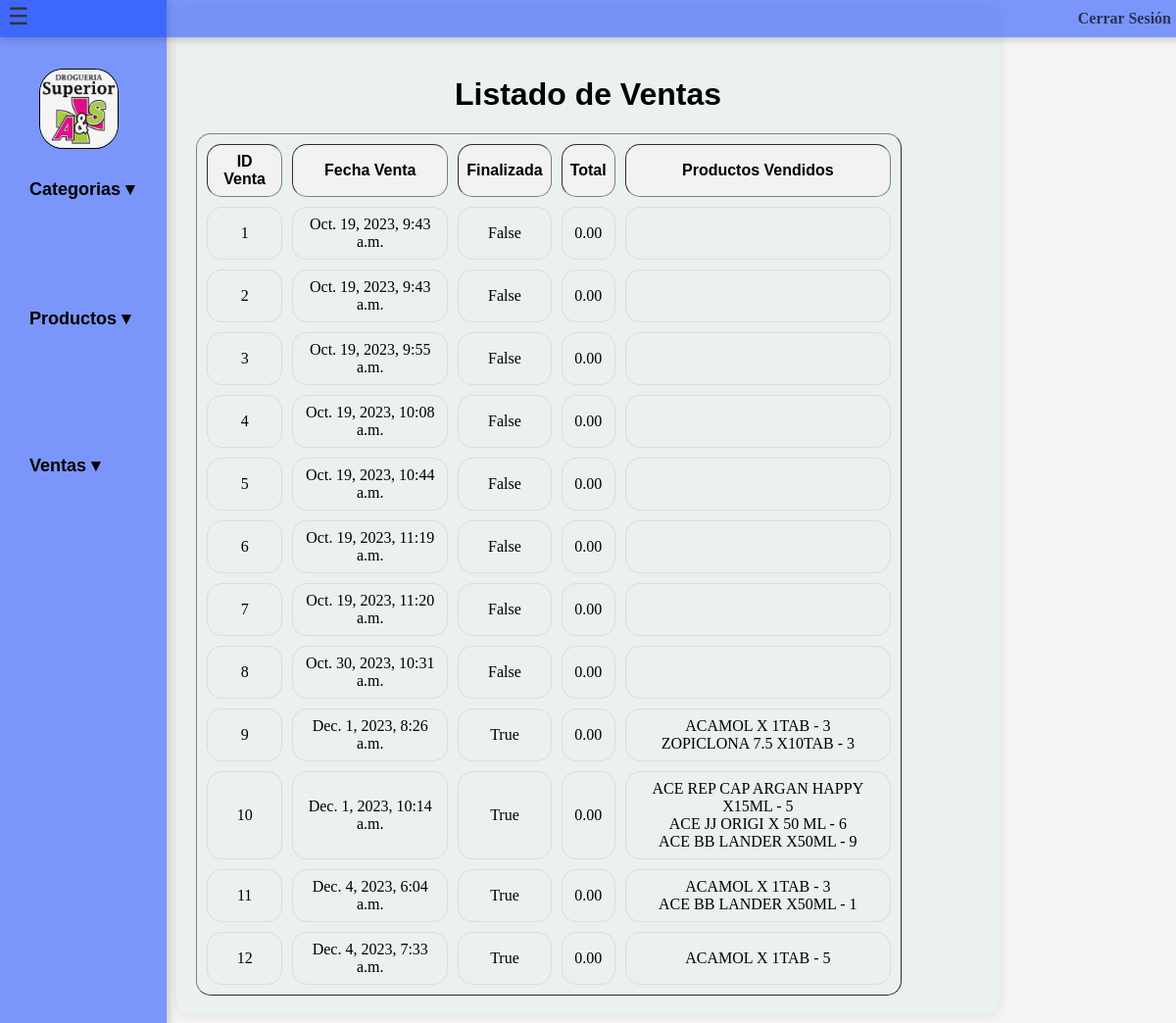
Page /productos/listar_ventas/ on the earlier database version.
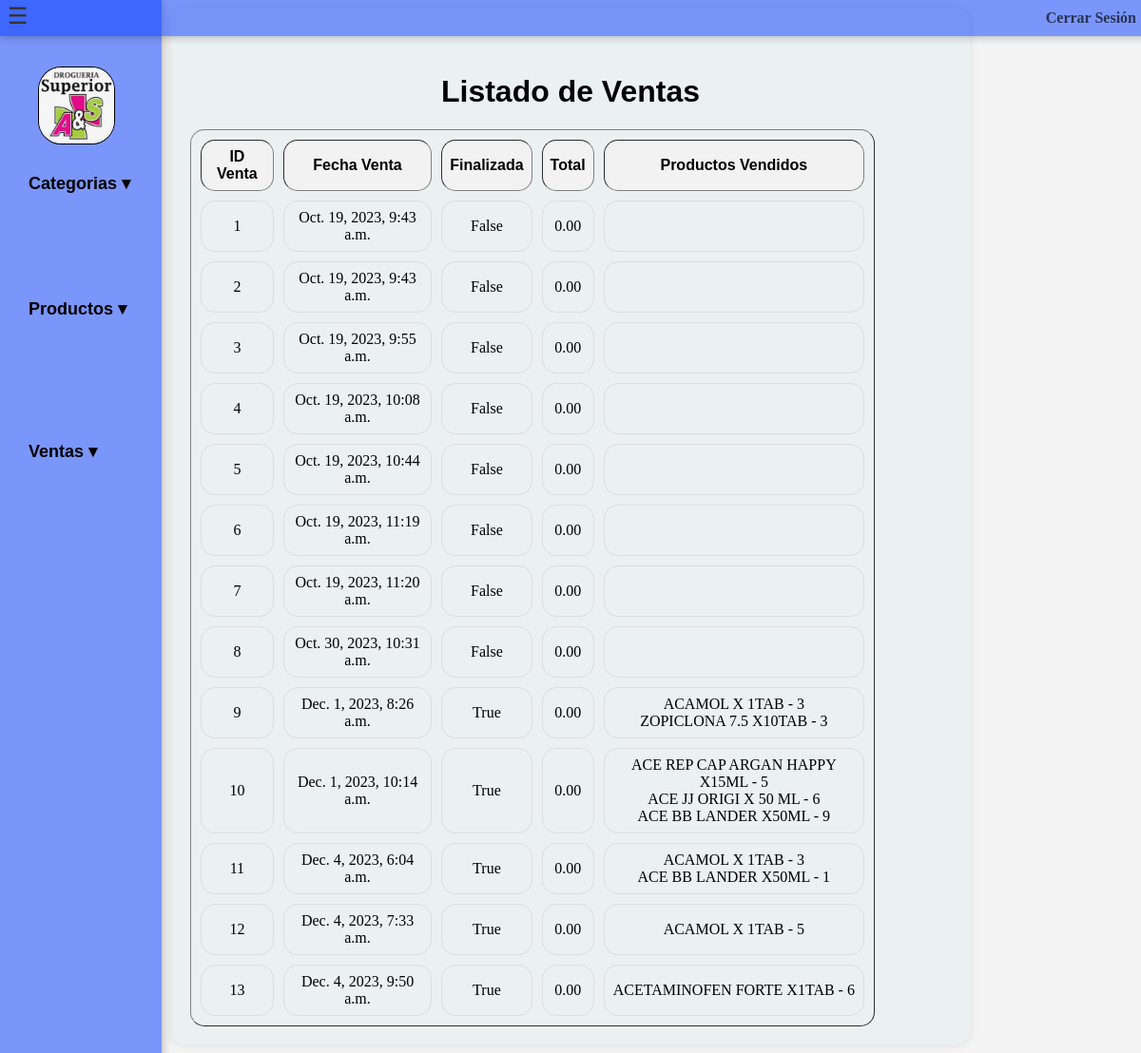
Same page on the later database version.
### productos/models.py (models this page shows, shortened)
class Venta(models.Model):
    id_venta = models.AutoField(primary_key=True)
    fecha_venta = models.DateTimeField(auto_now_add=True)
    finalizada = models.BooleanField(default=False)
    total = models.DecimalField(max_digits=10, decimal_places=2, default=0)
    productos = models.TextField(default="[]")

### productos/views.py (the view)
# urls.py: path('listar_ventas/', listar_ventas, name='listar_ventas'),
def listar_ventas(request):
    ventas = Venta.objects.all()
    listadoVentas = []
    for venta in ventas:
        productos = json.loads(venta.productos)
        listado_productos = []
        for p in productos:
            listado_productos.append({
                "nombre": p["nombre"],
                "cantidad": p["cantidad"]
            })
        listadoVentas.append({
            "id": venta.id_venta,
            "fecha": venta.fecha_venta,
            "estado": venta.finalizada,
            "total": venta.total,
            "productos": listado_productos
        })
    return render(request, 'venta/listar_ventas.html', {'ventas': listadoVentas})

### productos/templates/venta/listar_ventas.html (shortened to what this page needs)
{% load static %}
<!DOCTYPE html>
<html lang="es">
<head>
    <link rel="stylesheet" href="{% static 'css/ventas.css' %}">
</head>
<body>
    {% include 'index.html' %}
    <div class="container">
        <h1>Listado de Ventas</h1>
        {% if ventas %}
            <table border="1">
                <thead>
                    <tr>
                        <th>ID Venta</th>
                        <th>Fecha Venta</th>
                        <th>Finalizada</th>
                        <th>Total</th>
                        <th>Productos Vendidos</th>
                    </tr>
                </thead>
                <tbody>
                    {% for venta in ventas %}
                        <tr>
                            <td>{{ venta.id }}</td>
                            <td>{{ venta.fecha }}</td>
                            <td>{{ venta.estado }}</td>
                            <td>{{ venta.total }}</td>
                            <td>
                                {% for transaccion in venta.productos %}
                                    {{ transaccion.nombre }} - {{ transaccion.cantidad }}<br>
                                {% endfor %}
                            </td>
                        </tr>
                    {% endfor %}
                </tbody>
            </table>
        {% else %}
            <p>No hay ventas registradas.</p>
        {% endif %}
    </div>
</body>
</html>

Differences in the rows shown:
added Venta: fecha "Dec. 4, 2023, 9:50 a.m.", total "0.00"
Other differences:
new list line: "13 True ACETAMINOFEN FORTE X1TAB - 6"
